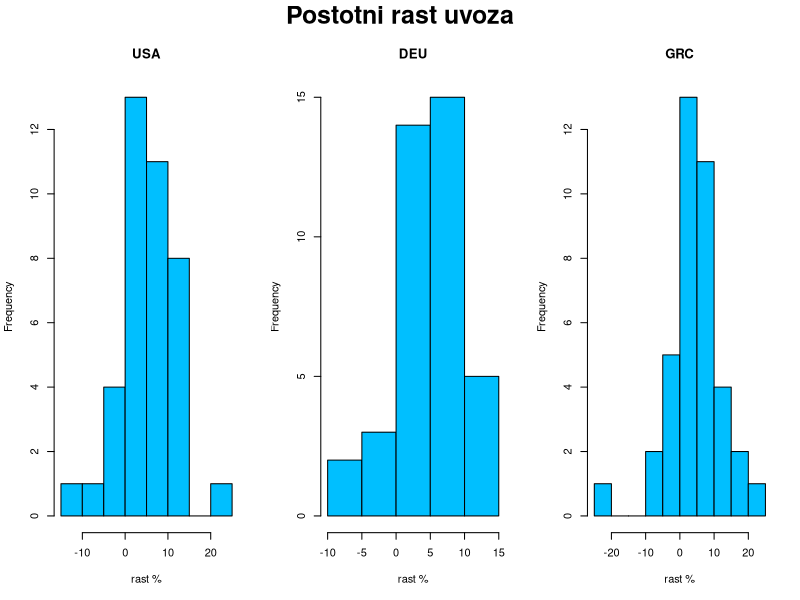
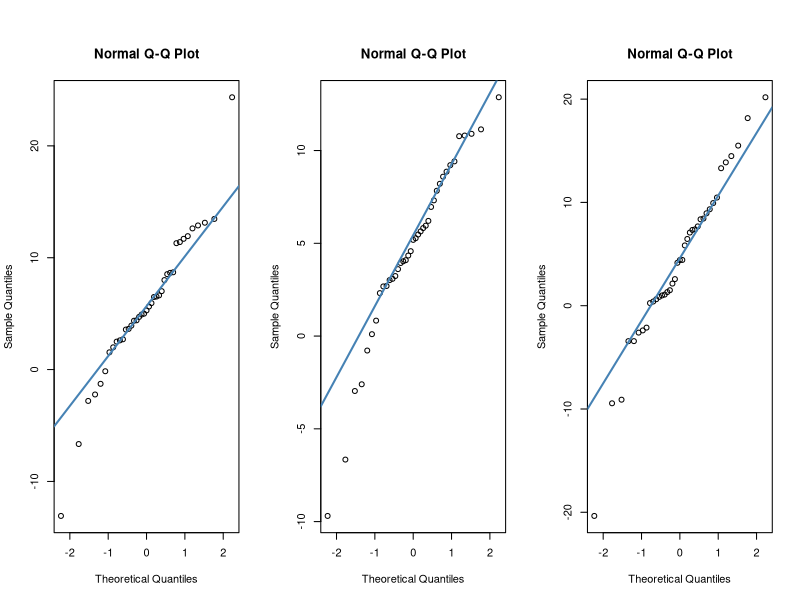
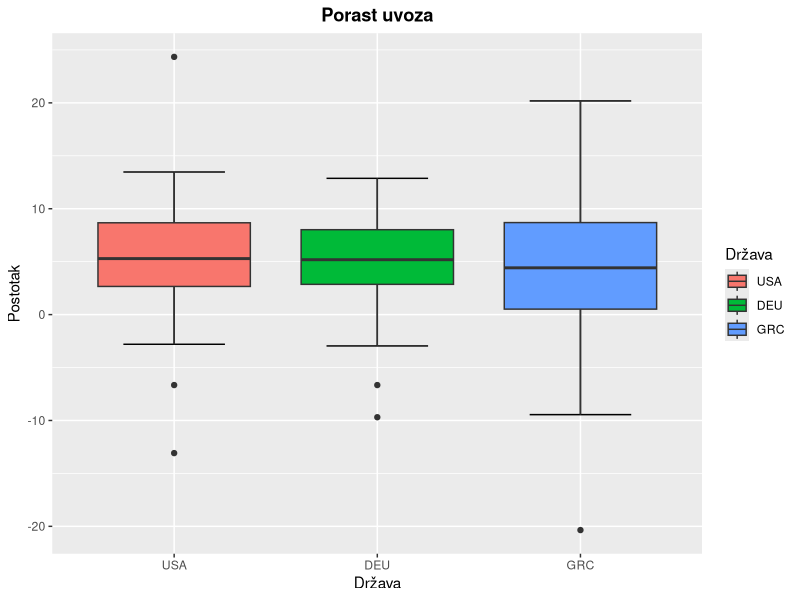
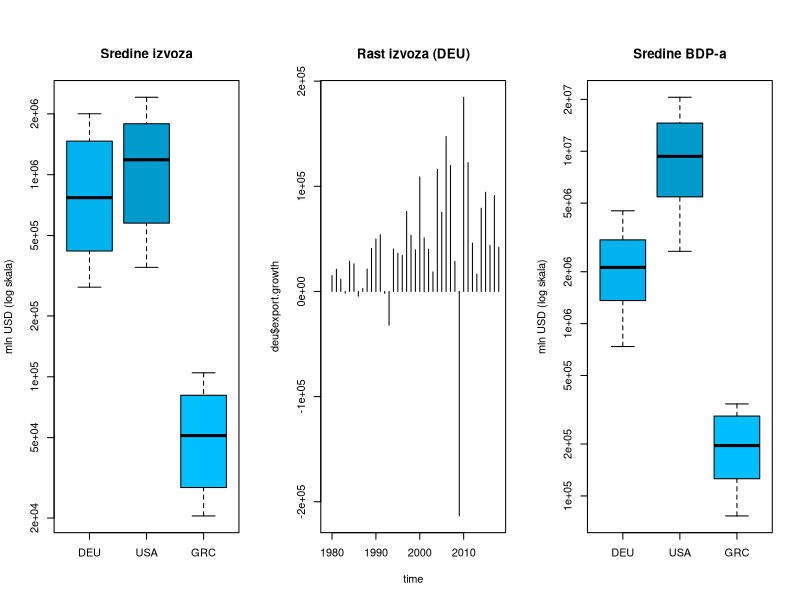
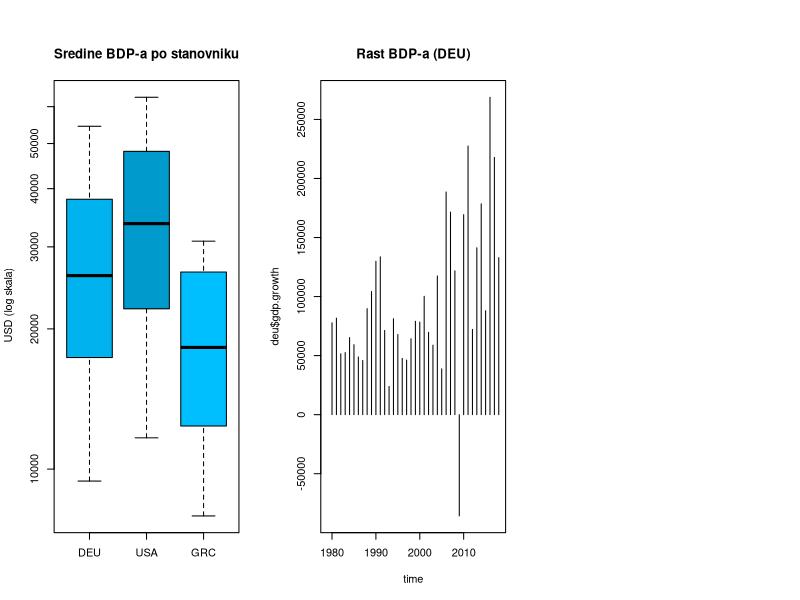
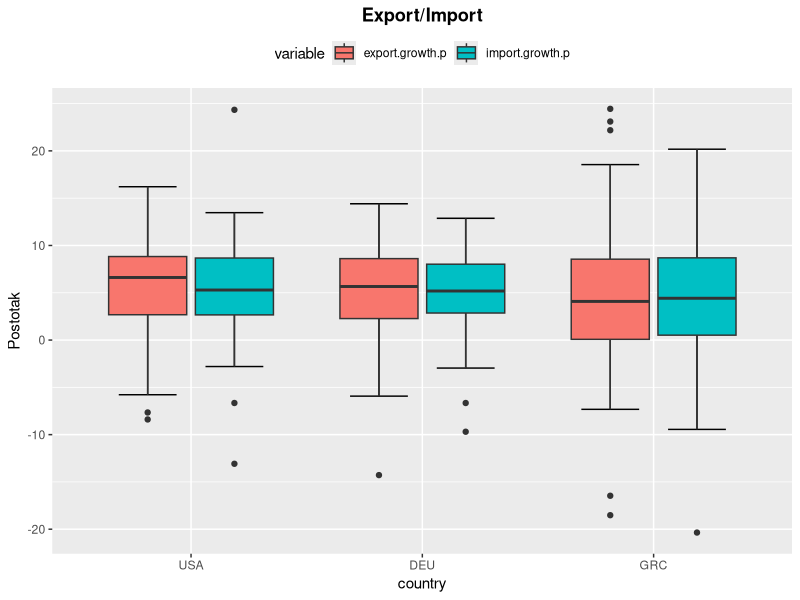

The R script that drew these images, in order:
## ---- chunk 1
library(knitr)
knitr::opts_chunk$set(echo = TRUE)

library(tidyverse)
library(reshape2)

Sys.setlocale(locale = "hr_HR.utf8")
## ---- chunk 2
export.data = read.csv("Export_data.csv", fileEncoding="UTF-8-BOM")
# head(export.data)

import.data = read.csv("Import_data.csv", fileEncoding="UTF-8-BOM")
# head(import.data)

gdp.data = read.csv("GDP_data.csv", fileEncoding="UTF-8-BOM")
# head(gdp.data)

gdp.pc.data = read.csv("GDPpercapita_data.csv", fileEncoding="UTF-8-BOM")
# head(gdp.pc.data)
## ---- chunk 3
export.loc.cnt = export.data %>% group_by(LOCATION) %>%
    summarise(exp_n = n(), exp_est = sum(Flag.Codes == 'E')) %>%
    arrange(desc(exp_n), exp_est)
import.loc.cnt = import.data %>% group_by(LOCATION) %>%
    summarise(imp_n = n(), imp_est = sum(Flag.Codes == 'E')) %>%
    arrange(desc(imp_n), imp_est)
gdp.loc.cnt = gdp.data %>% group_by(LOCATION) %>%
    summarise(gdp_n = n(), gdp_est = sum(Flag.Codes == 'E')) %>%
    arrange(desc(gdp_n), gdp_est)
gdp.pc.loc.cnt = gdp.pc.data %>% group_by(LOCATION) %>%
    summarise(gdp_pc_n = n(), gdp_pc_est = sum(Flag.Codes == 'E')) %>%
    arrange(desc(gdp_pc_n), gdp_pc_est)
loc.cnt = merge(merge(export.loc.cnt, import.loc.cnt), merge(gdp.loc.cnt, gdp.pc.loc.cnt))
knitr::kable(
  head(arrange(loc.cnt,
               desc(loc.cnt[,2]), desc(loc.cnt[,4]), desc(loc.cnt[,6]), desc(loc.cnt[,8]),
               loc.cnt[,3], loc.cnt[,5], loc.cnt[,7], loc.cnt[,9]), 20),
  caption = "Broj podataka za pojedinu državu"
)
## ---- chunk 4
remove(export.loc.cnt, import.loc.cnt, gdp.loc.cnt, gdp.pc.loc.cnt, loc.cnt)
## ---- chunk 5
time = 1979:2018
usa = data.frame(year = 1979:2018,
                 export.mln_usd = export.data$Value[export.data$LOCATION == "USA"],
                 import.mln_usd = import.data$Value[import.data$LOCATION == "USA"],
                 gdp.mln_usd = gdp.data$Value[gdp.data$LOCATION == "USA"],
                 gdp.pc.usd_cap = gdp.pc.data$Value[gdp.pc.data$LOCATION == "USA"])
usa$net.trade = usa$export.mln_usd - usa$import.mln_usd
deu = data.frame(year = 1979:2019,
                 export.mln_usd = export.data$Value[export.data$LOCATION == "DEU"],
                 import.mln_usd = import.data$Value[import.data$LOCATION == "DEU"],
                 gdp.mln_usd = gdp.data$Value[gdp.data$LOCATION == "DEU"],
                 gdp.pc.usd_cap = gdp.pc.data$Value[gdp.pc.data$LOCATION == "DEU"])
deu$net.trade = deu$export.mln_usd - deu$import.mln_usd
grc = data.frame(year = 1979:2019,
                 export.mln_usd = export.data$Value[export.data$LOCATION == "GRC"],
                 import.mln_usd = import.data$Value[import.data$LOCATION == "GRC"],
                 gdp.mln_usd = gdp.data$Value[gdp.data$LOCATION == "GRC"],
                 gdp.pc.usd_cap = gdp.pc.data$Value[gdp.pc.data$LOCATION == "GRC"])
grc$net.trade = grc$export.mln_usd - grc$import.mln_usd
## ---- chunk 6
usa = usa %>% mutate(import.mln_usd,
                     import.growth = import.mln_usd - lag(import.mln_usd),
                     import.growth.p = import.growth / lag(import.mln_usd) * 100)
deu = deu %>% mutate(import.mln_usd, 
                     import.growth = import.mln_usd - lag(import.mln_usd),
                     import.growth.p = import.growth / lag(import.mln_usd) * 100)
grc = grc %>% mutate(import.mln_usd,
                     import.growth = import.mln_usd - lag(import.mln_usd),
                     import.growth.p = import.growth / lag(import.mln_usd) * 100)
usa = usa %>% mutate(export.mln_usd, 
                     export.growth = export.mln_usd - lag(export.mln_usd),
                     export.growth.p = export.growth / lag(export.mln_usd) * 100)
deu = deu %>% mutate(export.mln_usd,
                     export.growth = export.mln_usd - lag(export.mln_usd),
                     export.growth.p = export.growth / lag(export.mln_usd) * 100)
grc = grc %>% mutate(export.mln_usd,
                     export.growth = export.mln_usd - lag(export.mln_usd),
                     export.growth.p = export.growth / lag(export.mln_usd) * 100)
usa = usa %>% mutate(gdp.mln_usd,
                     gdp.growth = gdp.mln_usd - lag(gdp.mln_usd),
                     gdp.growth.p = gdp.growth / lag(gdp.mln_usd) * 100)
deu = deu %>% mutate(gdp.mln_usd,
                     gdp.growth = gdp.mln_usd - lag(gdp.mln_usd),
                     gdp.growth.p = gdp.growth / lag(gdp.mln_usd) * 100)
grc = grc %>% mutate(gdp.mln_usd,
                     gdp.growth = gdp.mln_usd - lag(gdp.mln_usd),
                     gdp.growth.p = gdp.growth / lag(gdp.mln_usd) * 100)
usa = usa %>% mutate(gdp.pc.usd_cap,
                     gdp.pc.growth = gdp.pc.usd_cap - lag(gdp.pc.usd_cap),
                     gdp.pc.growth.p = gdp.pc.growth / lag(gdp.pc.usd_cap) * 100)
deu = deu %>% mutate(gdp.pc.usd_cap,
                     gdp.pc.growth = gdp.pc.usd_cap - lag(gdp.pc.usd_cap),
                     gdp.pc.growth.p = gdp.pc.growth / lag(gdp.pc.usd_cap) * 100)
grc = grc %>% mutate(gdp.pc.usd_cap,
                     gdp.pc.growth = gdp.pc.usd_cap - lag(gdp.pc.usd_cap),
                     gdp.pc.growth.p = gdp.pc.growth / lag(gdp.pc.usd_cap) * 100)
# brisemo zadnju opservaciju za deu i grc jer usa nema podatke za 2019.g.
deu = deu[-nrow(deu),]
grc = grc[-nrow(grc),]
## ---- chunk 7
data.all = bind_rows(lapply(c("USA", "DEU", "GRC"), function (x) {
  data.frame(country=x, get(tolower(x)))
}))
data.all$country = factor(data.all$country, levels = c("USA", "DEU", "GRC"))
## ---- chunk 8
summary(usa)
summary(deu)
summary(grc)
## ---- chunk 9
par(mfrow = c(1, 3), oma = c(0, 0, 2, 0))
hist(usa$import.growth.p, main="USA", xlab="rast %", col="deepskyblue")
hist(deu$import.growth.p, main="DEU", xlab="rast %", col="deepskyblue")
hist(grc$import.growth.p, main="GRC", xlab="rast %", col="deepskyblue")
mtext("Postotni rast uvoza", outer = T, cex = 1.5, font = 2)
## ---- chunk 10
qqnorm(usa$import.growth.p)
qqline(usa$import.growth.p, col = "steelblue", lwd = 2)

qqnorm(deu$import.growth.p)
qqline(deu$import.growth.p, col = "steelblue", lwd = 2)

qqnorm(grc$import.growth.p)
qqline(grc$import.growth.p, col = "steelblue", lwd = 2)
## ---- chunk 11
ggplot(na.omit(data.all), aes(x=country, y=import.growth.p)) +
  stat_boxplot(geom = "errorbar", width = 0.5) +
  geom_boxplot(aes(fill=country)) +
  labs(title = "Porast uvoza", x="Država", y="Postotak", fill="Država") +
  theme(plot.title = element_text(hjust = 0.5, face = "bold"))
## ---- chunk 12
boxplot(deu$export.mln_usd,
        usa$export.mln_usd,
        grc$export.mln_usd,
        names = c("DEU", "USA", "GRC"), main = "Sredine izvoza",
        col = c("deepskyblue2", "deepskyblue3", "deepskyblue"),
        ylab = "mln USD (log skala)",
        log = "y")
## ---- chunk 13
plot(time, deu$export.growth, type = "h", main = "Rast izvoza (DEU)")
## ---- chunk 14
boxplot(deu$gdp.mln_usd,
        usa$gdp.mln_usd,
        grc$gdp.mln_usd,
        names = c("DEU", "USA", "GRC"), main = "Sredine BDP-a",
        col = c("deepskyblue2", "deepskyblue3", "deepskyblue"),
        ylab = "mln USD (log skala)",
        log = "y")
## ---- chunk 15
boxplot(deu$gdp.pc.usd_cap,
        usa$gdp.pc.usd_cap,
        grc$gdp.pc.usd_cap,
        names = c("DEU", "USA", "GRC"), main = "Sredine BDP-a po stanovniku",
        col = c("deepskyblue2", "deepskyblue3", "deepskyblue"),
        ylab = " USD (log skala)",
        log = "y")

## ---- chunk 16
plot(time, deu$gdp.growth, type = "h", main = "Rast BDP-a (DEU)")
## ---- chunk 17
exp.imp = melt(data.all, id.vars = "country",
               measure.vars = c("export.growth.p", "import.growth.p"), na.rm = T)
ggplot(exp.imp, aes(x = country, y = value, fill = variable)) +
  stat_boxplot(geom = "errorbar", width = 0.5, position = position_dodge(0.75)) +
  geom_boxplot() +
  labs(title = "Export/Import", y="Postotak") +
  theme(plot.title = element_text(hjust = 0.5, face = "bold"), legend.position = "top")
## ---- chunk 18
var.test(usa$export.growth.p, usa$import.growth.p, alternative = "two.sided", na.action = na.omit)
## ---- chunk 19
t.test(usa$export.growth.p, usa$import.growth.p, alternative = "greater", var.equal = TRUE,
       na.action = na.omit)
